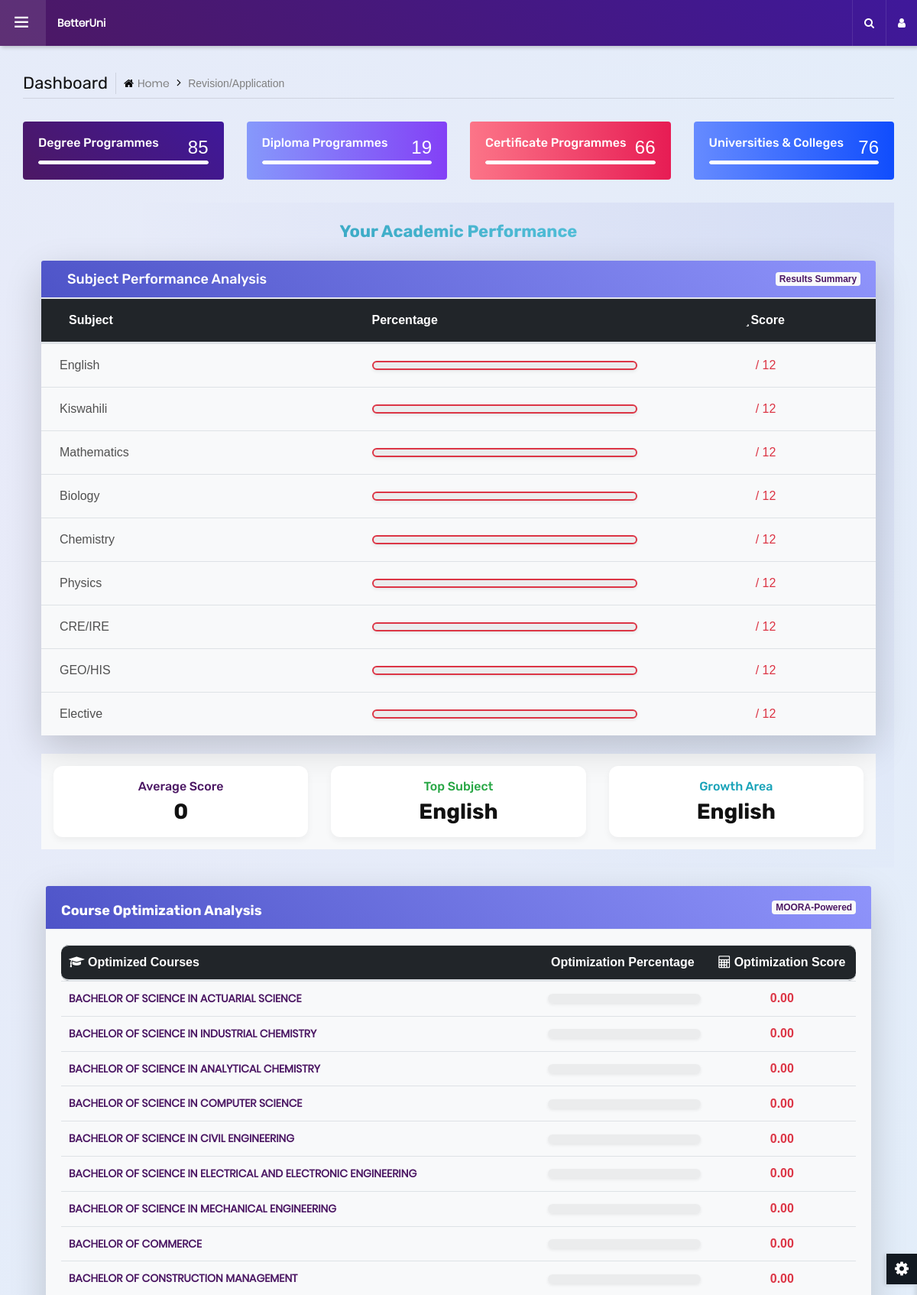
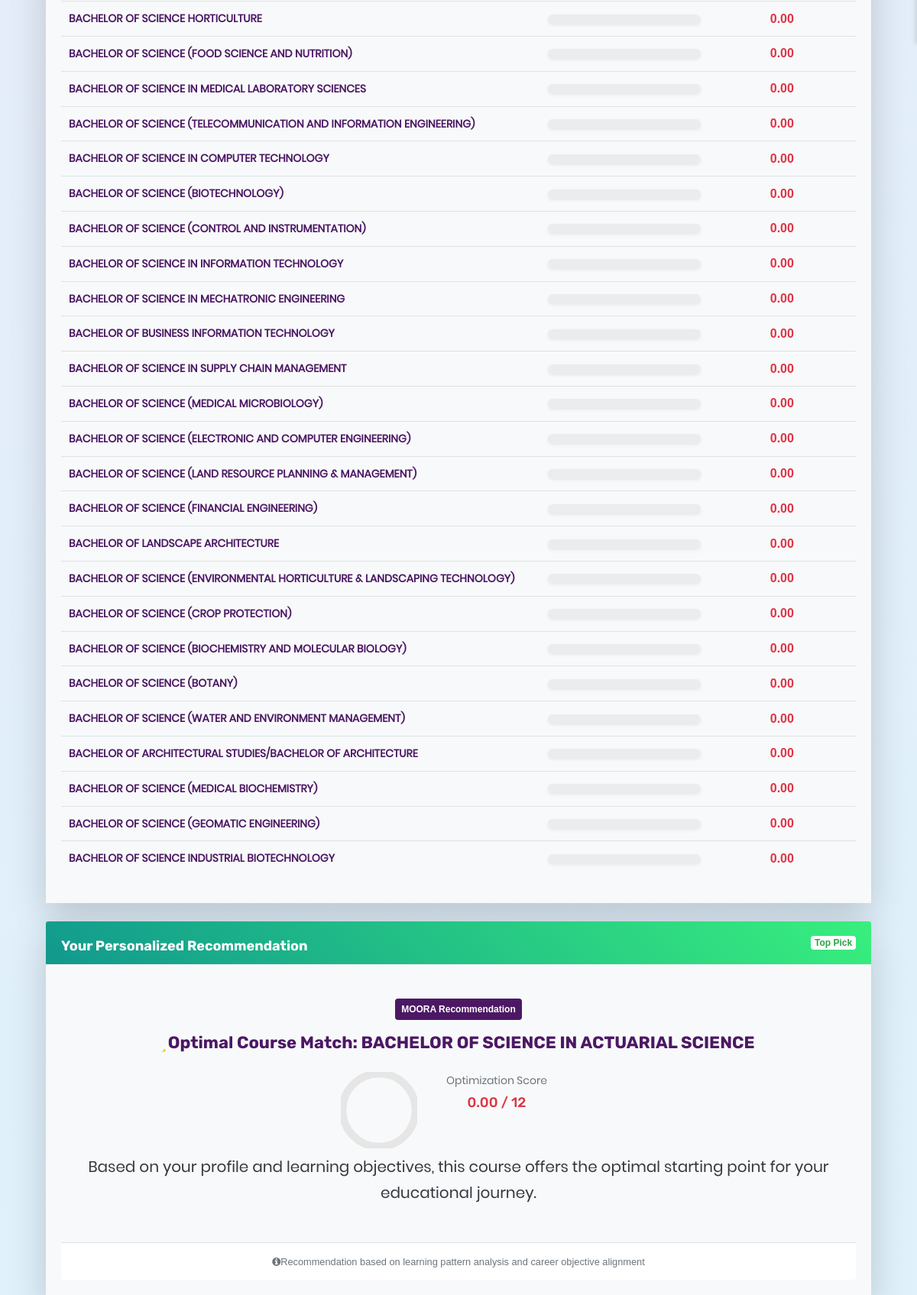
The page /application.php on the database its author committed (2 pictures, top to bottom).
### tables this page shows
CREATE TABLE IF NOT EXISTS courses(
    id_alternative TINYINT(3) UNSIGNED AUTO_INCREMENT,
    coursecode INT(7) NOT NULL,
    institution VARCHAR(100) NOT NULL,
    coursename VARCHAR(100) NOT NULL,
    cutoffpoints FLOAT NOT NULL,
    clustergroup VARCHAR(100) NOT NULL,
    PRIMARY KEY(id_alternative)
);

### optimize.php (the view, shortened to what this page needs)
<?php
$dbhost = 'localhost';
$dbuser = 'root';
$dbpass = '';
$dbname = 'betteruni';
$konek = new mysqli($dbhost, $dbuser, $dbpass, $dbname);
$sql = 'SELECT * FROM moo_kriteria';
$result = $konek->query($sql);
$kriteria = array();
foreach ($result as $row) {
    $kriteria[$row['id_criteria']] = array($row['kriteria'], $row['type'], $row['bobot']);
}
$sql = 'SELECT * FROM courses';
$result = $konek->query($sql);
$alternatif = array();
foreach ($result as $row) {
    $alternatif[$row['id_alternative']] = array(
        $row['coursename'],
        $row['coursecode'],
        $row['institution'],
        $row['cutoffpoints'],
        $row['clustergroup']
    );
}
$sql = 'SELECT * FROM weights ORDER BY id_alternative, id_criteria';
$result = $konek->query($sql);
$sample = array();
foreach ($result as $row) {
    $sample[$row['id_alternative']][$row['id_criteria']] = $row['weights'];
}
$normal = $sample;
foreach ($kriteria as $id_kriteria => $k) {
    $pembagi = 0;
    foreach ($alternatif as $id_ikm => $a) {
        $pembagi += pow($sample[$id_ikm][$id_kriteria], 2);
    }
    foreach ($alternatif as $id_ikm => $a) {
        $normal[$id_ikm][$id_kriteria] /= sqrt($pembagi);
    }
}
$optimasi = array();
foreach ($alternatif as $id_ikm => $a) {
    $optimasi[$id_ikm] = 0;
    foreach ($kriteria as $id_kriteria => $k) {
        $optimasi[$id_ikm] += $normal[$id_ikm][$id_kriteria] * ($k[1] == 'benefit' ? 1 : -1) * $k[2];
    }
}
?>
<br />
<div class="container-fluid">
  <div class="col-xl-12 col-lg-10 mx-auto">
    <div class="card shadow-lg mb-4 border-0 rounded-lg overflow-hidden">
      <div class="card-header bg-gradient-primary text-white d-flex justify-content-between align-items-center">
        <h5 class="mt-2 font-weight-bold">
          <i class="fas fa-chart-line me-2"></i>Course Optimization Analysis
        </h5>
        <span class="badge bg-light text-primary">MOORA-Powered</span>
      </div>
      <div class="card-body bg-light">
            <div class="table-responsive">
              <table class="table table-hover border-0 text-start ">
                <thead>
                  <tr class="bg-dark">
                    <th class="rounded-start text-white">
                      <i class="fa fa-graduation-cap me-2"></i> Optimized Courses
                    </th>
                    <th class="text-white">
                      <i class="fa fa-chart-bar me-2"></i> Optimization Percentage
                    </th>
                    <th class=" text-start rounded-end text-white text-center">
                      <i class="fa fa-calculator me-2"></i> Optimization Score
                    </th>
                  </tr>
                </thead>
                <tbody>
                  <?php
                    foreach ($optimasi as $key => $value):
                      $scoreOutOf10 = $value;
                      if ($scoreOutOf10 >= 9) {
                        $progressClass = "bg-success";
                        $textClass = "text-success";
                        $borderColor = "#border-success";
                      } elseif ($scoreOutOf10 >= 5) {
                        $progressClass = "bg-primary";
                        $textClass = "text-primary";
                        $borderColor = "border-primary";
                      } elseif ($scoreOutOf10 >= 3) {
                        $progressClass = "bg-warning";
                        $textClass = "text-warning";
                        $borderColor = "#border-warning";
                      } else {
                        $textClass = "text-danger";
                        $borderColor = "border-danger";
                      }
                  ?>
                  <tr class="border-bottom border-light">
                    <td class="font-weight-bold text-primary">
                        <a href="application.php?id_alternative=<?php echo $key; ?>" class="text-decoration-none text-primary">
                            <?php echo $alternatif[$key][0]; ?>
                        </a>
                    </td>
                    <td>
                      <div class="progress shadow-sm position-relative  "
                        style="height: 12px; border: 2px solid <?php echo $borderColor; ?>;">
                      </div>
                    </td>
                    <td class="text-center">
                      <span class="font-weight-bold <?php echo $textClass; ?>">
                        <?php echo number_format($scoreOutOf10, 2); ?>
                      </span>
                    </td>
                  </tr>
                  <?php endforeach; ?>
                </tbody>
            </table>
          </div>
        </div>
    </div>
  </div>
</div>
<div class="container-fluid">
  <div class="col-xl-12 col-lg-10 mx-auto">
    <div class="card shadow-lg border-0 rounded-lg overflow-hidden">
      <div class="card-header bg-gradient-success text-white d-flex justify-content-between align-items-center">
        <h5 class="mt-2 font-weight-bold">
          <i class="fas fa-award me-2"></i>Your Personalized Recommendation
        </h5>
        <span class="badge bg-white text-success">Top Pick</span>
      </div>
      <div class="card-body text-center bg-light">
        <?php
          arsort($optimasi);
          $index = key($optimasi);
          $hasil_alternatif = $alternatif[$index][0];
        ?>
        <div class="recommendation-container p-4">
          <div class="recommendation-badge mb-3">
            <span class="badge bg-primary text-white p-2"><i class="fas fa-robot me-1"></i>MOORA Recommendation</span>
          </div>
          <h4 class="text-primary font-weight-bold">
            <i class="fas fa-star text-warning me-2"></i>Optimal Course Match:
            <span class="text-gradient-success"> <?php echo $hasil_alternatif; ?> </span>
          </h4>
          <?php
          $scorePercentage = min(100, ($optimasi[$index] / 12) * 100);
          $strokeOffset = 360 * (1 - ($scorePercentage / 100));
          ?>
          <div class="optimization-score my-4">
            <div class="row align-items-center text-center justify-content-center">
              <div class="col-md-4 col-sm-12 d-flex justify-content-center">
                <div class="circular-progress position-relative">
                  <svg width="100" height="100" viewBox="0 0 120 120">
                    <circle cx="60" cy="60" r="57.3" fill="none" stroke="#e6e6e6" stroke-width="12" />
                    <circle cx="60" cy="60" r="54" fill="none" stroke="#28a745" stroke-width="12"
                      stroke-dasharray="360"
                      stroke-dashoffset="<?php echo $strokeOffset; ?>"
                      stroke-linecap="round"
                      style="transition: stroke-dashoffset 0.6s ease-in-out;" />
                  </svg>
              </div>
              <div class="col-md-8 col-sm-12 text-md-start text-center mt-3 mt-md-0">
                <p class="mb-1 text-muted fw-semibold">Optimization Score</p>
                <h5 class="text-danger fw-bold"><?php echo number_format($optimasi[$index], 2); ?> / 12</h5>
              </div>
            </div>
          </div>
          <p class="lead text-dark">Based on your profile and learning objectives, this course offers the optimal starting point for your educational journey.</p>
        </div>
      </div>
      <div class="card-footer bg-white text-center text-muted">
        <small><i class="fa fa-info-circle me-1"></i>Recommendation based on learning pattern analysis and career objective alignment</small>
      </div>
    </div>
  </div>
</div>

### rows shown on the page
courses: coursename "BACHELOR OF SCIENCE IN ACTUARIAL SCIENCE"
courses: coursename "BACHELOR OF SCIENCE IN INDUSTRIAL CHEMISTRY"
courses: coursename "BACHELOR OF SCIENCE IN ANALYTICAL CHEMISTRY"
courses: coursename "BACHELOR OF SCIENCE IN COMPUTER SCIENCE"
courses: coursename "BACHELOR OF SCIENCE IN CIVIL ENGINEERING"
courses: coursename "BACHELOR OF SCIENCE IN ELECTRICAL AND ELECTRONIC ENGINEERING"
courses: coursename "BACHELOR OF SCIENCE IN MECHANICAL ENGINEERING"
courses: coursename "BACHELOR OF COMMERCE"
courses: coursename "BACHELOR OF CONSTRUCTION MANAGEMENT"
courses: coursename "BACHELOR OF SCIENCE HORTICULTURE"
courses: coursename "BACHELOR OF SCIENCE (FOOD SCIENCE AND NUTRITION)"
courses: coursename "BACHELOR OF SCIENCE IN MEDICAL LABORATORY SCIENCES"
courses: coursename "BACHELOR OF SCIENCE (TELECOMMUNICATION AND INFORMATION ENGINEERING)"
courses: coursename "BACHELOR OF SCIENCE IN COMPUTER TECHNOLOGY"
courses: coursename "BACHELOR OF SCIENCE (BIOTECHNOLOGY)"
courses: coursename "BACHELOR OF SCIENCE (CONTROL AND INSTRUMENTATION)"
courses: coursename "BACHELOR OF SCIENCE IN INFORMATION TECHNOLOGY"
courses: coursename "BACHELOR OF SCIENCE IN MECHATRONIC ENGINEERING"
courses: coursename "BACHELOR OF BUSINESS INFORMATION TECHNOLOGY"
courses: coursename "BACHELOR OF SCIENCE IN SUPPLY CHAIN MANAGEMENT"
courses: coursename "BACHELOR OF SCIENCE (MEDICAL MICROBIOLOGY)"
courses: coursename "BACHELOR OF SCIENCE (ELECTRONIC AND COMPUTER ENGINEERING)"
courses: coursename "BACHELOR OF SCIENCE (LAND RESOURCE PLANNING & MANAGEMENT)"
courses: coursename "BACHELOR OF SCIENCE (FINANCIAL ENGINEERING)"
courses: coursename "BACHELOR OF LANDSCAPE ARCHITECTURE"
courses: coursename "BACHELOR OF SCIENCE (ENVIRONMENTAL HORTICULTURE & LANDSCAPING TECHNOLOGY)"
courses: coursename "BACHELOR OF SCIENCE (CROP PROTECTION)"
courses: coursename "BACHELOR OF SCIENCE (BIOCHEMISTRY AND MOLECULAR BIOLOGY)"
courses: coursename "BACHELOR OF SCIENCE (BOTANY)"
courses: coursename "BACHELOR OF SCIENCE (WATER AND ENVIRONMENT MANAGEMENT)"
courses: coursename "BACHELOR OF ARCHITECTURAL STUDIES/BACHELOR OF ARCHITECTURE"
courses: coursename "BACHELOR OF SCIENCE (MEDICAL BIOCHEMISTRY)"
courses: coursename "BACHELOR OF SCIENCE (GEOMATIC ENGINEERING)"
courses: coursename "BACHELOR OF SCIENCE INDUSTRIAL BIOTECHNOLOGY"

### other values the page prints
$subject[0] "English"
$subject[0] "Kiswahili"
$subject[0] "Mathematics"
$subject[0] "Biology"
$subject[0] "Chemistry"
$subject[0] "Physics"
$subject[0] "CRE/IRE"
$subject[0] "GEO/HIS"
$subject[0] "Elective"
array_sum($scores) / count($scores) "0"
$subjects[$max_index][0] "English"
$subjects[$min_index][0] "English"
$scoreOutOf10 "0.00"
$optimasi[$index] "0.00"
